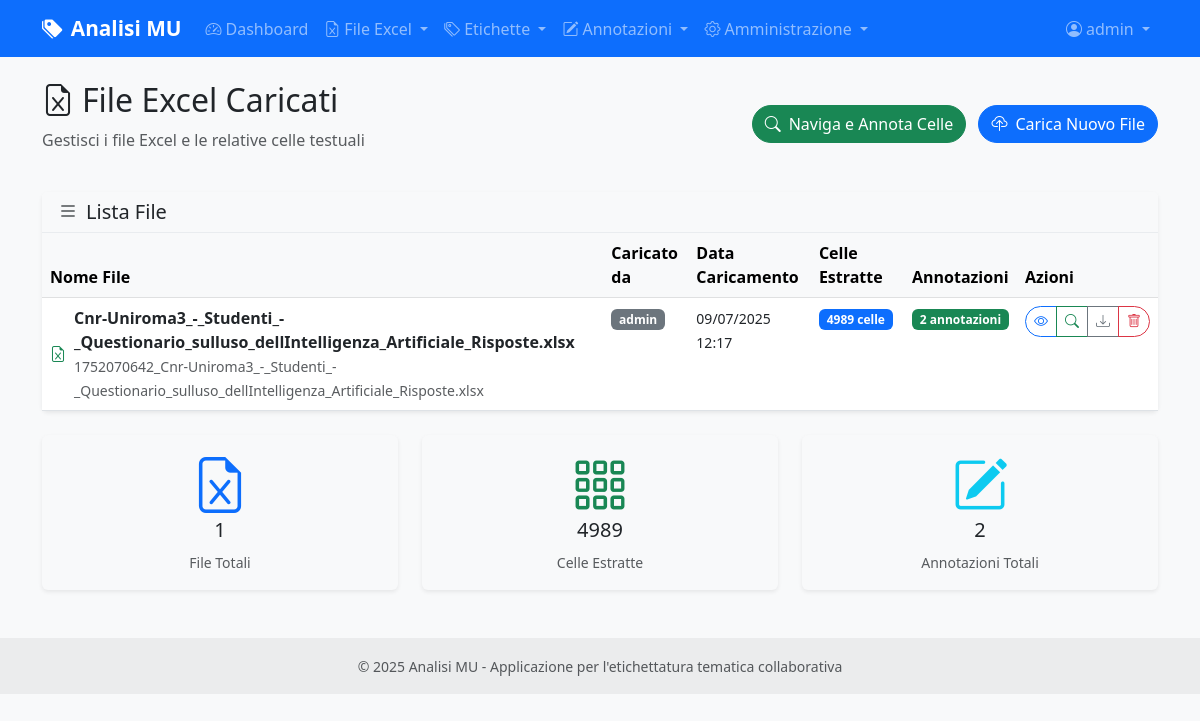
Page /excel/files (signed in) on the committed database.
### models.py (models this page shows, shortened)
class User(UserMixin, db.Model):
    id = db.Column(db.Integer, primary_key=True)
    username = db.Column(db.String(80), unique=True, nullable=False)
    email = db.Column(db.String(120), unique=True, nullable=False)
    password_hash = db.Column(db.String(255), nullable=False)
    role = db.Column(db.String(20), default='annotatore')  # 'amministratore' o 'annotatore'
    is_active = db.Column(db.Boolean, default=True)
    last_login = db.Column(db.DateTime)
    created_at = db.Column(db.DateTime, default=datetime.utcnow)
    updated_at = db.Column(db.DateTime, default=datetime.utcnow, onupdate=datetime.utcnow)
    annotations = db.relationship('CellAnnotation', backref='user', lazy=True, cascade='all, delete-orphan')
    def can_manage_users(self):
        return self.role == 'amministratore'

class ExcelFile(db.Model):
    id = db.Column(db.Integer, primary_key=True)
    filename = db.Column(db.String(255), nullable=False)
    original_filename = db.Column(db.String(255), nullable=False)
    file_path = db.Column(db.String(500), nullable=False)
    uploaded_by = db.Column(db.Integer, db.ForeignKey('user.id'), nullable=False)
    uploaded_at = db.Column(db.DateTime, default=datetime.utcnow)
    uploader = db.relationship('User', backref='uploaded_files')
    text_cells = db.relationship('TextCell', backref='excel_file', lazy=True, cascade='all, delete-orphan')

### routes/excel.py (the view)
@excel_bp.route('/files')
@login_required
def list_files():
    page = request.args.get('page', 1, type=int)
    files = ExcelFile.query.order_by(ExcelFile.uploaded_at.desc()).paginate(
        page=page, per_page=10, error_out=False
    )
    return render_template('excel/list_files.html', files=files)

### templates/excel/list_files.html (shortened to what this page needs)
{% extends "base.html" %}
{% block content %}
<div class="row mb-4">
    <div class="col-12">
        <div class="d-flex justify-content-between align-items-center">
            <div>
                <h2>
                    <i class="bi bi-file-earmark-excel me-2"></i>File Excel Caricati
                </h2>
                <p class="text-muted">Gestisci i file Excel e le relative celle testuali</p>
            </div>
            <div>
                <a href="{{ url_for('annotation.browse_annotations') }}" class="btn btn-success me-2">
                    <i class="bi bi-search me-2"></i>Naviga e Annota Celle
                </a>
                <a href="{{ url_for('excel.upload') }}" class="btn btn-primary">
                    <i class="bi bi-cloud-upload me-2"></i>Carica Nuovo File
                </a>
            </div>
        </div>
    </div>
</div>
{% if files.items %}
<div class="row">
    <div class="col-12">
        <div class="card">
            <div class="card-header">
                <h5 class="mb-0">
                    <i class="bi bi-list me-2"></i>Lista File
                </h5>
            </div>
            <div class="card-body p-0">
                <div class="table-responsive">
                    <table class="table table-hover mb-0">
                        <thead class="table-light">
                            <tr>
                                <th>Nome File</th>
                                <th>Caricato da</th>
                                <th>Data Caricamento</th>
                                <th>Celle Estratte</th>
                                <th>Annotazioni</th>
                                <th>Azioni</th>
                            </tr>
                        </thead>
                        <tbody>
                            {% for file in files.items %}
                            <tr>
                                <td>
                                    <div class="d-flex align-items-center">
                                        <i class="bi bi-file-earmark-excel text-success me-2"></i>
                                        <div>
                                            <strong>{{ file.original_filename }}</strong>
                                            <br>
                                            <small class="text-muted">{{ file.filename }}</small>
                                        </div>
                                    </div>
                                </td>
                                <td>
                                    <span class="badge bg-secondary">{{ file.uploader.username }}</span>
                                </td>
                                <td>
                                    <small>{{ file.uploaded_at.strftime('%d/%m/%Y<br>%H:%M')|safe }}</small>
                                </td>
                                <td>
                                    <span class="badge bg-primary">{{ file.text_cells|length }} celle</span>
                                </td>
                                <td>
                                    {% set total_annotations = file.text_cells|map(attribute='annotations')|map('length')|sum %}
                                    <span class="badge bg-success">{{ total_annotations }} annotazioni</span>
                                </td>
                                <td>
                                    <div class="btn-group btn-group-sm" role="group">
                                        <a href="{{ url_for('excel.view_file', file_id=file.id) }}"
                                           class="btn btn-outline-primary"
                                           title="Visualizza file">
                                            <i class="bi bi-eye"></i>
                                        </a>
                                        <a href="{{ url_for('annotation.browse_annotations', file_id=file.id) }}"
                                           class="btn btn-outline-success"
                                           title="Naviga e annota celle">
                                            <i class="bi bi-search"></i>
                                        </a>
                                        <a href="{{ url_for('excel.download_file', file_id=file.id) }}"
                                           class="btn btn-outline-secondary"
                                           title="Scarica file">
                                            <i class="bi bi-download"></i>
                                        </a>
                                        {% if current_user == file.uploader or current_user.is_admin %}
                                        <button type="button"
                                                class="btn btn-outline-danger"
                                                title="Elimina file"
                                                onclick="confirmDelete('{{ file.original_filename }}', '{{ url_for('excel.delete_file', file_id=file.id) }}')">
                                            <i class="bi bi-trash"></i>
                                        </button>
                                        {% endif %}
                                    </div>
                                </td>
                            </tr>
                            {% endfor %}
                        </tbody>
                    </table>
                </div>
            </div>
        </div>
    </div>
</div>
{% endif %}
<div class="row mt-4">
    <div class="col-md-4">
        <div class="card bg-light">
            <div class="card-body text-center">
                <i class="bi bi-file-earmark-excel display-4 text-primary mb-2"></i>
                <h5>{{ files.total }}</h5>
                <small class="text-muted">File Totali</small>
            </div>
        </div>
    </div>
    <div class="col-md-4">
        <div class="card bg-light">
            <div class="card-body text-center">
                <i class="bi bi-grid-3x3-gap display-4 text-success mb-2"></i>
                <h5>
                    {% set total_cells = files.items|map(attribute='text_cells')|map('length')|sum %}
                    {{ total_cells }}
                </h5>
                <small class="text-muted">Celle Estratte</small>
            </div>
        </div>
    </div>
    <div class="col-md-4">
        <div class="card bg-light">
            <div class="card-body text-center">
                <i class="bi bi-pencil-square display-4 text-info mb-2"></i>
                <h5>
                    {% set total_annotations = files.items|map(attribute='text_cells')|map('map', attribute='annotations')|map('map', 'length')|map('sum')|sum %}
                    {{ total_annotations }}
                </h5>
                <small class="text-muted">Annotazioni Totali</small>
            </div>
        </div>
    </div>
</div>
{% endblock %}

### templates/base.html (shortened to what this page needs)
<!DOCTYPE html>
<html lang="it">
<head>
    <link href="https://cdn.jsdelivr.net/npm/bootstrap@5.3.0/dist/css/bootstrap.min.css" rel="stylesheet">
    <link href="https://cdn.jsdelivr.net/npm/bootstrap-icons@1.10.0/font/bootstrap-icons.css" rel="stylesheet">
    <link href="{{ url_for('static', filename='css/style.css') }}" rel="stylesheet">
</head>
<body>
    <nav class="navbar navbar-expand-lg navbar-dark bg-primary">
        <div class="container">
            <a class="navbar-brand" href="{{ url_for('main.index') }}">
                <i class="bi bi-tags-fill me-2"></i>Analisi MU
            </a>
            <div class="collapse navbar-collapse" id="navbarNav">
                <ul class="navbar-nav me-auto">
                    {% if current_user.is_authenticated %}
                    <li class="nav-item">
                        <a class="nav-link" href="{{ url_for('main.dashboard') }}">
                            <i class="bi bi-speedometer2 me-1"></i>Dashboard
                        </a>
                    </li>
                    <li class="nav-item dropdown">
                        <a class="nav-link dropdown-toggle" href="#" id="excelDropdown" role="button" data-bs-toggle="dropdown">
                            <i class="bi bi-file-earmark-excel me-1"></i>File Excel
                        </a>
                    </li>
                    <li class="nav-item dropdown">
                        <a class="nav-link dropdown-toggle" href="#" id="labelsDropdown" role="button" data-bs-toggle="dropdown">
                            <i class="bi bi-tags me-1"></i>Etichette
                        </a>
                    </li>
                    <li class="nav-item dropdown">
                        <a class="nav-link dropdown-toggle" href="#" id="annotationDropdown" role="button" data-bs-toggle="dropdown">
                            <i class="bi bi-pencil-square me-1"></i>Annotazioni
                        </a>
                    </li>
                    {% if current_user.can_manage_users() %}
                    <li class="nav-item dropdown">
                        <a class="nav-link dropdown-toggle" href="#" id="adminDropdown" role="button" data-bs-toggle="dropdown">
                            <i class="bi bi-gear me-1"></i>Amministrazione
                        </a>
                    </li>
                    {% endif %}
                    {% endif %}
                </ul>
                <ul class="navbar-nav">
                    {% if current_user.is_authenticated %}
                    <li class="nav-item dropdown">
                        <a class="nav-link dropdown-toggle" href="#" id="userDropdown" role="button" data-bs-toggle="dropdown">
                            <i class="bi bi-person-circle me-1"></i>{{ current_user.username }}
                        </a>
                    </li>
                    {% endif %}
                </ul>
            </div>
        </div>
    </nav>
    <main class="container my-4">
        {% block content %}{% endblock %}
    </main>
    <footer class="bg-light text-center text-lg-start mt-5">
        <div class="text-center p-3" style="background-color: rgba(0, 0, 0, 0.05);">
            <small class="text-muted">
                © 2025 Analisi MU - Applicazione per l'etichettatura tematica collaborativa
            </small>
        </div>
    </footer>
</body>
</html>

### static/css/style.css (style rules this page uses)
:root { --primary-color: #007bff; --success-color: #28a745; --warning-color: #ffc107; --danger-color: #dc3545; --info-color: #17a2b8; --light-color: #f8f9fa; --dark-color: #343a40; }
body { font-family: 'Segoe UI', Tahoma, Geneva, Verdana, sans-serif; background-color: #f8f9fa; }
.navbar-brand { font-weight: 600; font-size: 1.3rem; }
.card { border: none; box-shadow: 0 0.125rem 0.25rem rgba(0, 0, 0, 0.075); transition: box-shadow 0.15s ease-in-out; }
.card-header { background-color: #f8f9fa; border-bottom: 1px solid #e9ecef; font-weight: 600; }
.btn { border-radius: 50px; font-weight: 500; transition: all 0.2s ease; }
footer { margin-top: auto; }

### rows in the picture
User: username "admin"
ExcelFile: original_filename "Cnr-Uniroma3_-_Studenti_-_Questionario_sulluso_dellIntelligenza_Artificiale_Risposte.xlsx", filename "1752070642_Cnr-Uniroma3_-_Studenti_-_Questionario_sulluso_dellIntelligenza_Artificiale_Risposte.xlsx", uploader.username "admin", uploaded_at "09/07/2025 12:17", text_cells|length "4989", total_annotations "2"

### other values in the picture
{{ files.total }} "1"
{{ total_cells }} "4989"
{{ total_annotations }} "2"
